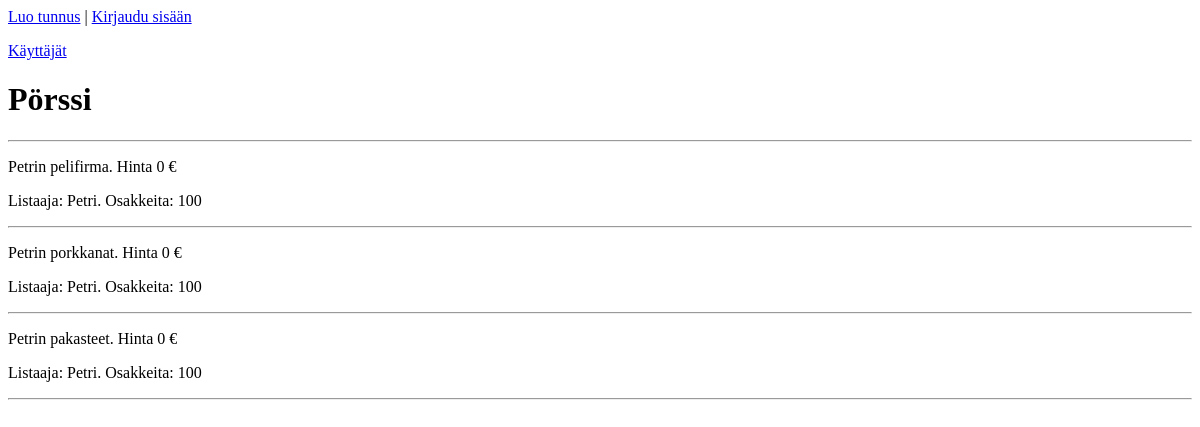
Before: / with the older database file.
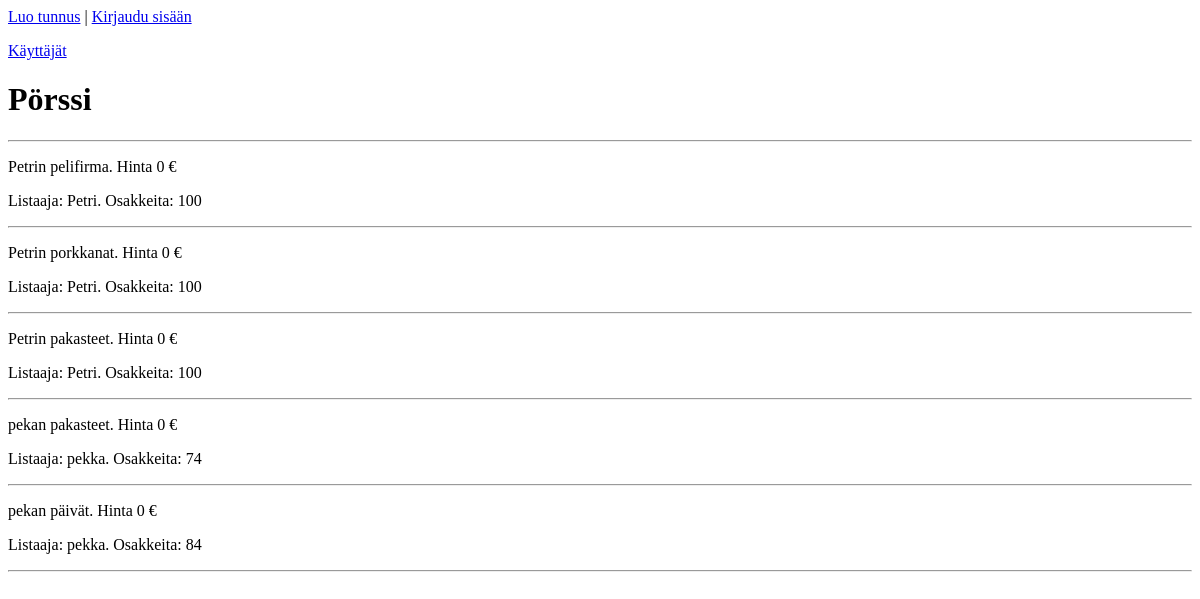
After: the same page with the newer database file.
### tables this page shows
CREATE TABLE companies (id INTEGER PRIMARY KEY, name TEXT UNIQUE, stock_amount INTEGER, last_price INTEGER, owner TEXT);

### app.py (the view)
@app.route("/")
def index():
    companies = exchange.get_companies()
    return render_template("index.html", companies = companies)

### db.py (called while the page is built)
def get_connection():
    con = sqlite3.connect("database.db")
    con.execute("PRAGMA foreign_keys = ON")
    con.row_factory = sqlite3.Row
    return con

def query(sql, params=[]):
    con = get_connection()
    result = con.execute(sql, params).fetchall()
    con.close()
    return result

### exchange.py (called while the page is built)
def get_companies():
    sql = """SELECT name, stock_amount, last_price, owner
            FROM companies """
    return db.query(sql)

### templates/index.html (shortened to what this page needs)
<!DOCTYPE html>
<html>
<head>
</head>
<body>
  {% if session.username %}
  <p>
    Olet kirjautunut nimellä {{ session.username }}
  </p>
  <p>
    <a href="/logout">Kirjaudu ulos</a>
  </p>
  {% else %}
    <a href="/register">Luo tunnus</a> |
    <a href="/login">Kirjaudu sisään</a>
  {% endif %}
  <p><a href="/users">Käyttäjät</a></p>
  <h1>Pörssi</h1>
  <hr />
  {% for company in companies %}
  <p>
     {{ company.name }}. Hinta  {{ company.last_price }} €
  </p>
  <p>
     Listaaja: {{ company.owner }}. Osakkeita: {{ company.stock_amount }}
  </p>
  <hr />
  {% endfor %}
</body>
</html>

Changed rows visible on the page:
added companies: name "pekan pakasteet", last_price "0", owner "pekka", stock_amount "74"
added companies: name "pekan päivät", last_price "0", owner "pekka", stock_amount "84"
